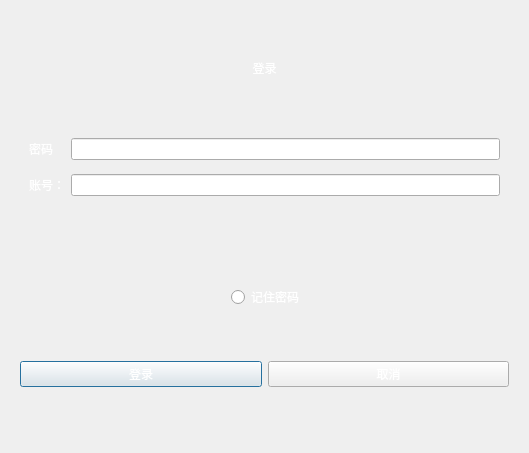
<?xml version="1.0" encoding="UTF-8"?>
<ui version="4.0">
 <class>loginDialog</class>
 <widget class="QDialog" name="loginDialog">
  <property name="geometry">
   <rect>
    <x>0</x>
    <y>0</y>
    <width>529</width>
    <height>453</height>
   </rect>
  </property>
  <property name="windowTitle">
   <string>Dialog</string>
  </property>
  <property name="styleSheet">
   <string notr="true">background-image: url(:/mbg);
font: 12pt &quot;华文行楷&quot;;
color: rgb(255, 255, 255);
</string>
  </property>
  <layout class="QVBoxLayout" name="verticalLayout_3">
   <item>
    <widget class="QWidget" name="widget_3" native="true">
     <layout class="QVBoxLayout" name="verticalLayout">
      <item>
       <widget class="QLabel" name="label">
        <property name="text">
         <string>登录</string>
        </property>
        <property name="alignment">
         <set>Qt::AlignCenter</set>
        </property>
       </widget>
      </item>
      <item>
       <widget class="QWidget" name="widget_2" native="true">
        <layout class="QGridLayout" name="gridLayout">
         <item row="0" column="0">
          <widget class="QLabel" name="label_3">
           <property name="text">
            <string>密码</string>
           </property>
          </widget>
         </item>
         <item row="0" column="1">
          <widget class="QLineEdit" name="lineEdit"/>
         </item>
         <item row="1" column="0">
          <widget class="QLabel" name="label_2">
           <property name="text">
            <string>账号：</string>
           </property>
          </widget>
         </item>
         <item row="1" column="1">
          <widget class="QLineEdit" name="lineEdit_2"/>
         </item>
        </layout>
       </widget>
      </item>
     </layout>
    </widget>
   </item>
   <item>
    <widget class="QWidget" name="widget_4" native="true">
     <layout class="QVBoxLayout" name="verticalLayout_2">
      <item>
       <layout class="QHBoxLayout" name="horizontalLayout_3">
        <item>
         <widget class="QWidget" name="widget" native="true"/>
        </item>
        <item>
         <spacer name="horizontalSpacer">
          <property name="orientation">
           <enum>Qt::Horizontal</enum>
          </property>
          <property name="sizeHint" stdset="0">
           <size>
            <width>40</width>
            <height>20</height>
           </size>
          </property>
         </spacer>
        </item>
        <item>
         <widget class="QRadioButton" name="radioButton">
          <property name="layoutDirection">
           <enum>Qt::LeftToRight</enum>
          </property>
          <property name="text">
           <string>记住密码</string>
          </property>
         </widget>
        </item>
        <item>
         <spacer name="horizontalSpacer_2">
          <property name="orientation">
           <enum>Qt::Horizontal</enum>
          </property>
          <property name="sizeHint" stdset="0">
           <size>
            <width>40</width>
            <height>20</height>
           </size>
          </property>
         </spacer>
        </item>
       </layout>
      </item>
      <item>
       <layout class="QHBoxLayout" name="horizontalLayout">
        <item>
         <widget class="QPushButton" name="pushButton">
          <property name="text">
           <string>登录</string>
          </property>
         </widget>
        </item>
        <item>
         <widget class="QPushButton" name="pushButton_2">
          <property name="text">
           <string>取消</string>
          </property>
         </widget>
        </item>
       </layout>
      </item>
     </layout>
    </widget>
   </item>
  </layout>
 </widget>
 <resources/>
 <connections/>
</ui>
